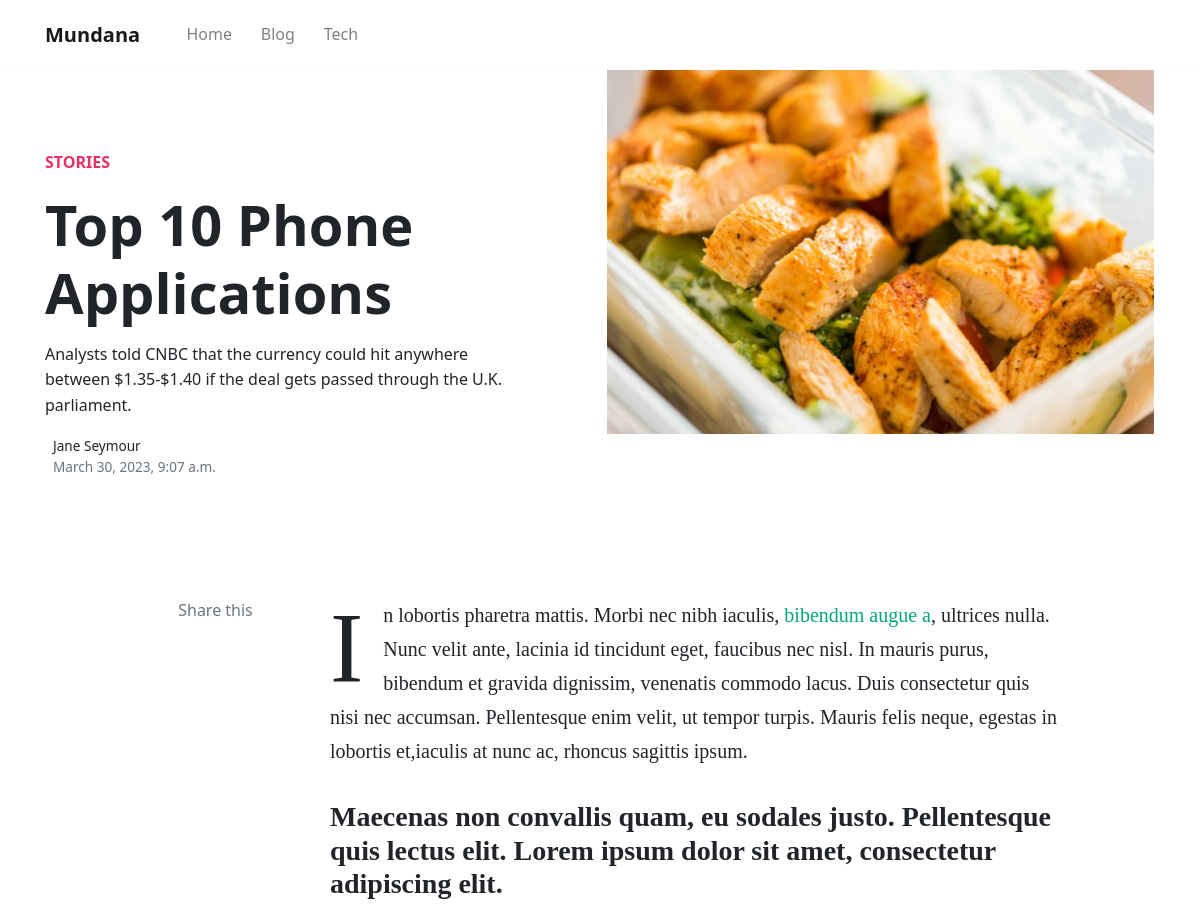
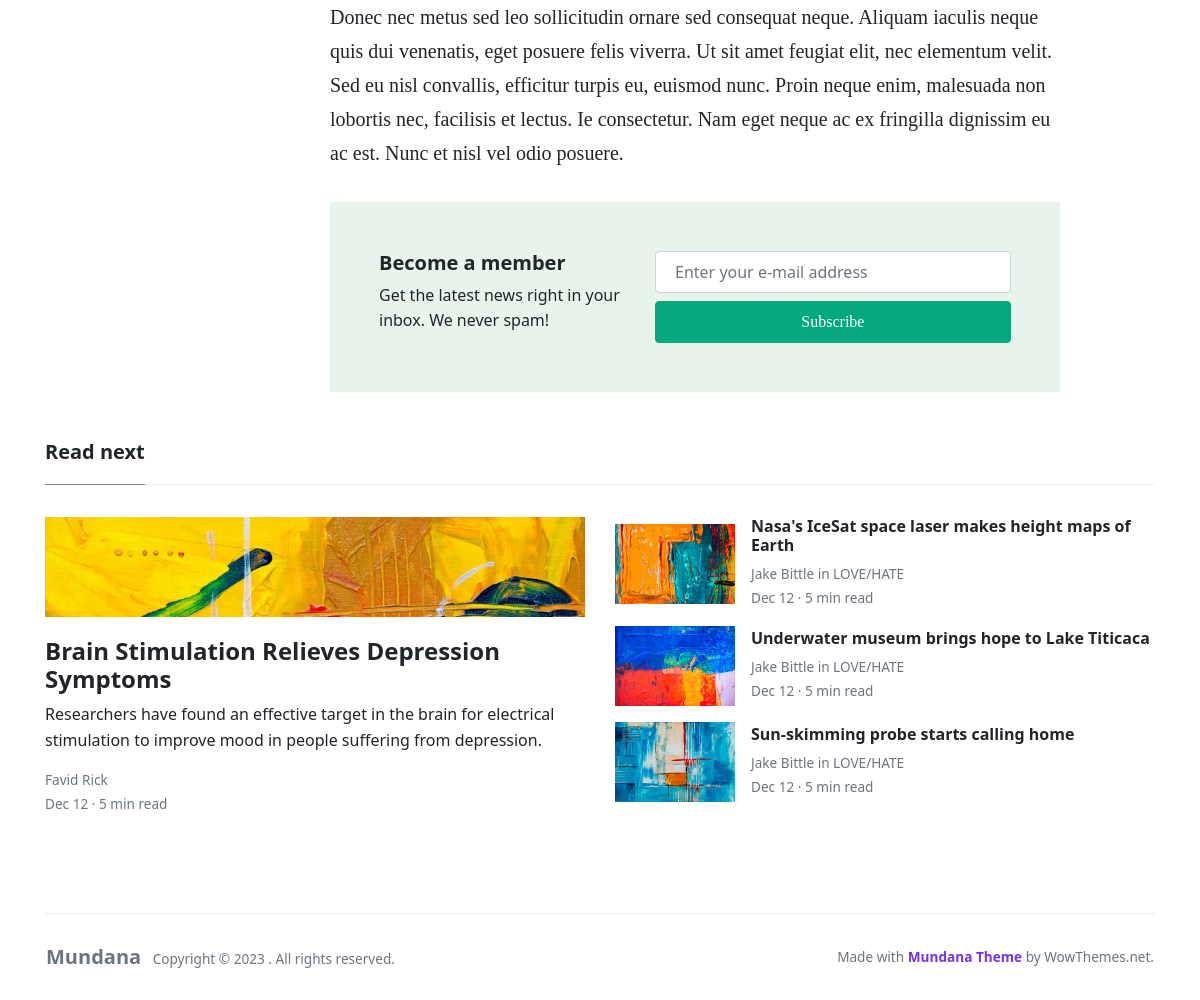
Page /top-10-phone-applications/ on the committed database (2 pictures, top to bottom).
### blog/models.py (models this page shows, shortened)
class Post(models.Model):
    status = [
        ('draft','Draft'),
        ('publish','Published')
    ]
    title = models.CharField(max_length=200, help_text='Enter Your Post Title')
    slug = models.SlugField(max_length=250, unique=True, null=True, blank=True)
    content = RichTextField(null=True, blank=True)
    category = models.ForeignKey(Category, on_delete=models.SET_NULL, blank=True, null=True)
    post_status = models.CharField(max_length=50, choices=status, default='draft')
    featured = models.BooleanField(default=False)
    featured_image = models.ImageField(upload_to ='uploads/', null=True, blank=True)
    created = models.DateTimeField(auto_now_add=True)
    modified = models.DateTimeField(auto_now=True)
    meta_title = models.CharField(max_length=200, null=True, blank=True)
    meta_description = models.CharField(max_length=300, null=True, blank=True)
    class Meta:
        ordering = ['created']

### blog/views.py (the view)
# urls.py: path('<slug:slug>/', views.article_view, name='article'),
def article_view(request,slug):
    post = get_object_or_404(Post, slug=slug)
    template_name = 'article.html'
    context= {'post':post,}
    return render(request, template_name, context)

### templates/article.html (shortened to what this page needs)
{% extends 'base.html' %}
{% load static %}
{% block content %}
<div class="container">
	<div class="jumbotron jumbotron-fluid mb-3 pl-0 pt-0 pb-0 bg-white position-relative">
		<div class="h-100 tofront">
			<div class="row justify-content-between">
				<div class="col-md-6 pt-6 pb-6 pr-6 align-self-center">
					<p class="text-uppercase font-weight-bold">
						<a class="text-danger" href="#">Stories</a>
					</p>
					<h1 class="display-4 secondfont mb-3 font-weight-bold text-capitalize">{{post.title}}</h1>
					<p class="mb-3">
						 Analysts told CNBC that the currency could hit anywhere between $1.35-$1.40 if the deal gets passed through the U.K. parliament.
					</p>
					<div class="d-flex align-items-center">
						<small class="ml-2">Jane Seymour <span class="text-muted d-block">{{post.created}}</span>
						</small>
					</div>
				</div>
				<div class="col-md-6 pr-0">
					<img src="{{post.featured_image.url}}">
				</div>
			</div>
		</div>
	</div>
</div>
<div class="container pt-4 pb-4">
	<div class="row justify-content-center">
		<div class="col-lg-2 pr-4 mb-4 col-md-12">
			<div class="sticky-top text-center">
				<div class="text-muted">
					Share this
				</div>
			</div>
		</div>
		<div class="col-md-12 col-lg-8">
			<article class="article-post">
			{{ post.content |safe }}
			</article>
			<div class="border p-5 bg-lightblue">
				<div class="row justify-content-between">
					<div class="col-md-5 mb-2 mb-md-0">
						<h5 class="font-weight-bold secondfont">Become a member</h5>
						 Get the latest news right in your inbox. We never spam!
					</div>
					<div class="col-md-7">
						<div class="row">
							<div class="col-md-12">
								<input type="text" class="form-control" placeholder="Enter your e-mail address">
							</div>
							<div class="col-md-12 mt-2">
								<button type="submit" class="btn btn-success btn-block">Subscribe</button>
							</div>
						</div>
					</div>
				</div>
			</div>
		</div>
	</div>
</div>
<div class="container pt-4 pb-4">
	<h5 class="font-weight-bold spanborder"><span>Read next</span></h5>
	<div class="row">
		<div class="col-lg-6">
			<div class="card border-0 mb-4 box-shadow h-xl-300">
				<div style="background-image: url(./assets/img/demo/3.jpg); height: 150px; background-size: cover; background-repeat: no-repeat;">
				</div>
				<div class="card-body px-0 pb-0 d-flex flex-column align-items-start">
					<h2 class="h4 font-weight-bold">
					<a class="text-dark" href="#">Brain Stimulation Relieves Depression Symptoms</a>
					</h2>
					<p class="card-text">
						 Researchers have found an effective target in the brain for electrical stimulation to improve mood in people suffering from depression.
					</p>
					<div>
						<small class="d-block"><a class="text-muted" href="./author.html">Favid Rick</a></small>
						<small class="text-muted">Dec 12 · 5 min read</small>
					</div>
				</div>
			</div>
		</div>
		<div class="col-lg-6">
			<div class="flex-md-row mb-4 box-shadow h-xl-300">
				<div class="mb-3 d-flex align-items-center">
					<img height="80" src="./assets/img/demo/blog4.jpg">
					<div class="pl-3">
						<h2 class="mb-2 h6 font-weight-bold">
						<a class="text-dark" href="./article.html">Nasa's IceSat space laser makes height maps of Earth</a>
						</h2>
						<div class="card-text text-muted small">
							 Jake Bittle in LOVE/HATE
						</div>
						<small class="text-muted">Dec 12 · 5 min read</small>
					</div>
				</div>
				<div class="mb-3 d-flex align-items-center">
					<img height="80" src="./assets/img/demo/blog5.jpg">
					<div class="pl-3">
						<h2 class="mb-2 h6 font-weight-bold">
						<a class="text-dark" href="./article.html">Underwater museum brings hope to Lake Titicaca</a>
						</h2>
						<div class="card-text text-muted small">
							 Jake Bittle in LOVE/HATE
						</div>
						<small class="text-muted">Dec 12 · 5 min read</small>
					</div>
				</div>
				<div class="mb-3 d-flex align-items-center">
					<img height="80" src="./assets/img/demo/blog6.jpg">
					<div class="pl-3">
						<h2 class="mb-2 h6 font-weight-bold">
						<a class="text-dark" href="./article.html">Sun-skimming probe starts calling home</a>
						</h2>
						<div class="card-text text-muted small">
							 Jake Bittle in LOVE/HATE
						</div>
						<small class="text-muted">Dec 12 · 5 min read</small>
					</div>
				</div>
			</div>
		</div>
	</div>
</div>
{% endblock content %}

### rows in the picture
Post: title "Top 10 Phone Applications", created "March 30, 2023, 9:07 a.m.", featured_image (picture), content "In lobortis pharetra mattis. Morbi nec nibh iaculis, bibendum augue a , ultrices nulla. Nunc velit ante, lacinia id tincidunt eget, faucibus nec nisl. In mauris purus, bibendum et gravida dignissim, venenatis commodo lacus. Duis consectetur quis nisi nec accumsan. Pellentesque enim velit, ut tempor turpis. Mauris felis neque, egestas in lobortis et,iaculis at nunc ac, rhoncus sagittis ipsum. Maecenas non convallis quam, eu sodales justo. Pellentesque quis lectus elit. Lorem ipsum dolor sit amet, consectetur adipiscing elit. Donec nec metus sed leo sollicitudin ornare sed consequat neque. Aliquam iaculis neque quis dui venenatis, eget posuere felis viverra. Ut sit amet feugiat elit, nec…"
